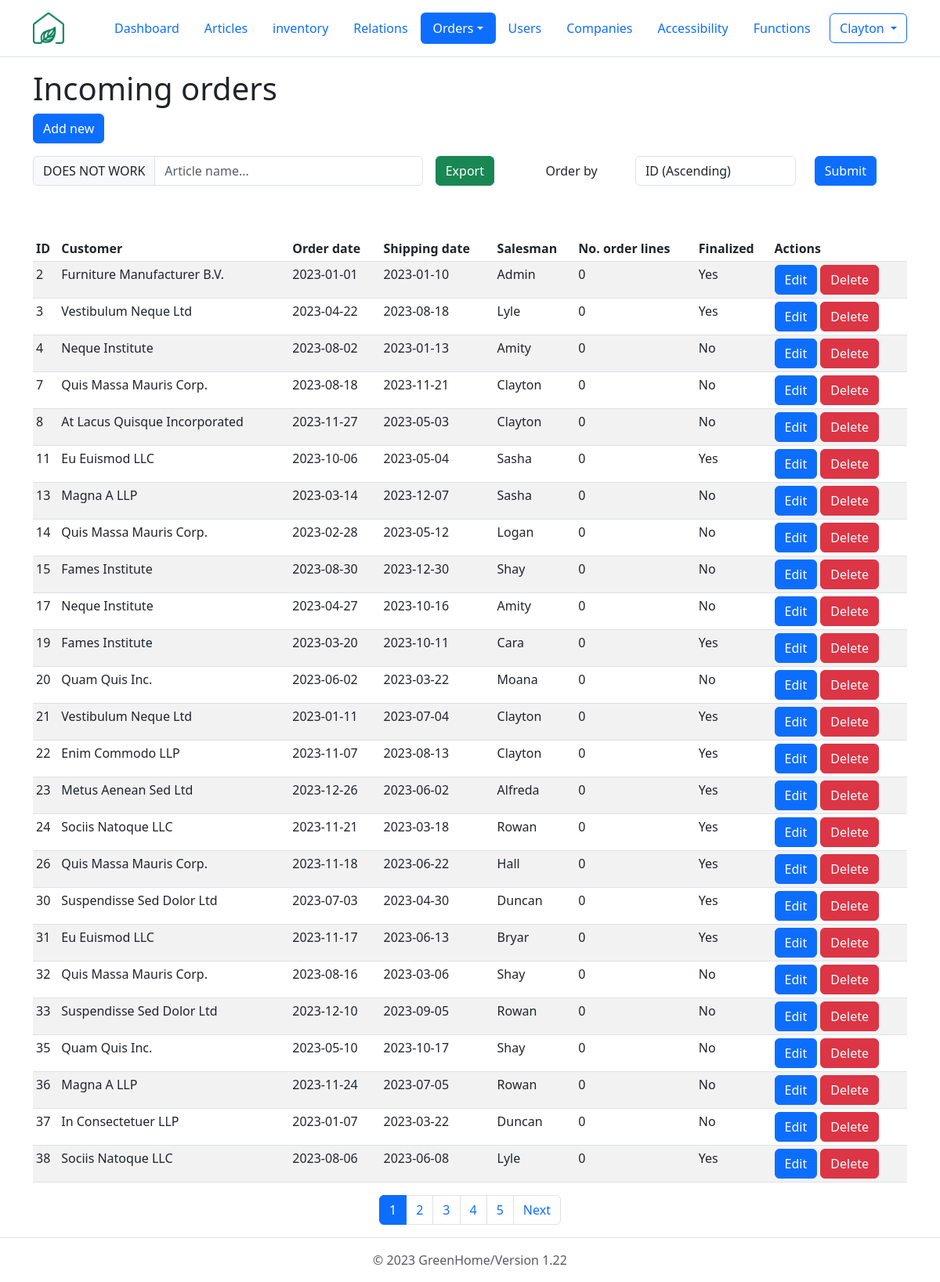
Page /php/orders/GUI_incoming.php (signed in) on the committed database.
### tables this page shows
CREATE TABLE orders (
  id int(10) NOT NULL, 
  order_date date NOT NULL, 
  shipping_date date NOT NULL, 
  order_type tinyint(1) NOT NULL, 
  employee_id int(10) NOT NULL, 
  relation_id int(10) NOT NULL, 
  company_id int(10) NOT NULL,
  is_finalized tinyint(1) NOT NULL DEFAULT 0
);

CREATE TABLE relations (
  id int(10) NOT NULL, 
  name varchar(255) NOT NULL, 
  street varchar(255) NOT NULL, 
  house_nr varchar(10), 
  zip_code varchar(50) NOT NULL, 
  city varchar(255) NOT NULL, 
  country_code char(2) NOT NULL, 
  email_adress varchar(255) NOT NULL, 
  phone_number varchar(22) NOT NULL 
);

CREATE TABLE employees (
  id int(10) NOT NULL, 
  first_name char(255) NOT NULL, 
  last_name char(255) NOT NULL, 
  email_adress varchar(255) NOT NULL UNIQUE, 
  password varchar(255) NOT NULL, 
  company_id int(10) NOT NULL, 
  function_name varchar(10) NOT NULL, 
  is_active tinyint(1) DEFAULT 1 
);

### php/orders/GUI_incoming.php (the view, shortened to what this page needs)
<?php
require_once '../include/db_connect.php';
?>
<!DOCTYPE html>
<html lang="en" class="h-100" data-bs-theme="light">
<head>
  <link href="https://cdn.jsdelivr.net/npm/bootstrap@5.3.0-alpha1/dist/css/bootstrap.min.css" rel="stylesheet">
</head>
<body class="d-flex flex-column h-100">
<body class="d-flex flex-column h-100">
  <header class="p-3 mb-3 border-bottom">
    <div class="container">
      <div class="d-flex flex-wrap align-items-center justify-content-center justify-content-lg-start">
        <a href="../../dashboard.php" class="d-flex align-items-center mb-2 mb-lg-0 text-dark text-decoration-none me-5">
          <img src="../../images/logo.png" alt="company logo" srcset="" width="40" height="40">
        </a>
        <ul class="nav col-12 col-lg-auto me-lg-auto mb-2 justify-content-c�enter mb-md-0 nav-pills">
          <li class="nav-item"><a href="../../dashboard.php" class="nav-link">Dashboard</a></li>
          <li class="nav-item"><a href="../articles/GUI_articles.php" class="nav-link" >Articles</a></li>
          <li class="nav-item"><a href="../stock/GUI_stock.php" class="nav-link" >inventory</a></li>
          <li class="nav-item"><a href="../relations/GUI_relations.php" class="nav-link" aria-current="page" >Relations</a></li>
          <li class="nav-item dropdown">
            <a class="nav-link active dropdown-toggle" data-bs-toggle="dropdown" href="#" role="button" aria-expanded="false">Orders</a>
          </li>
          <li class="nav-item"><a href="../users/GUI_users.php" class="nav-link" aria-current="page">Users</a></li>
          <li class="nav-item"><a href="../companies/GUI_companies.php" class="nav-link">Companies</a></li>
          <li class="nav-item"><a href="../accessibilities/GUI_accessibilities.php" class="nav-link">Accessibility</a></li>
          <li class="nav-item"><a href="../functions/GUI_functions.php" class="nav-link">Functions</a></li>
        </ul>
        <?php
          if(isset($_SESSION['user_id'])):?>
            <div class='dropdown text-end'>
            <button class="btn btn-outline-primary dropdown-toggle" type="button" data-bs-toggle="dropdown" aria-expanded="false">
            <?=$_SESSION['user_name']?>
          </button>
          </div>
          <?php else :?>
            <div class='nav-item ml-auto'>
            <a href='php/users/GUI_login.php' class='btn btn-outline-primary'>Login</a>
            </div>
          <?php endif;?>
      </div>
    </div>
  </header>
    <div class="container">
      <h1>Incoming orders</h1>
      <button class='btn btn-primary' data-bs-toggle='modal' data-bs-target='#newOrderModal'>Add new</button>
      <br>
    <div class="d-flex align-items-center mb-5">
      <div class="input-group my-3 me-3">
        <span class="input-group-text" id="tableSearchBar">DOES NOT WORK</span>
        <input type="text" class="form-control" id="searchInput" placeholder="Article name..." aria-label="articlename" aria-describedby="tableSearchBar" onkeyup="tableSearch()">
      </div>
      <a href="../include/exportData.php?report=exportOrders&type=incoming" class="btn btn-success my-3">Export</a>
      <div class="container d-flex align-items-center justify-content-end my-3 me-3">
        <form method="get">
          <div class="form-group row align-items-center">
            <label for="order_by" class="col-sm-3 col-form-label">Order by</label>
            <div class="col-sm-6">
              <select class="form-control" id="order_by" name="order_by">
                <option value="id_asc">ID (Ascending)</option>
              </select>
            </div>
            <div class="col-sm-3">
              <button type="submit" class="btn btn-primary">Submit</button>
            </div>
          </div>
        </form>
      </div>
    </div>
      <table class="table table-striped table-sm" id="table">
        <thead>
          <tr>
            <th>ID</th>
            <th>Customer</th>
            <th>Order date</th>
            <th>Shipping date</th>
            <th>Salesman</th>
            <th>No. order lines</th>
            <th>Finalized</th>
            <th>Actions</th>
          </tr>
        </thead>
        <tbody>
        <?php
        $records_per_page = 25;
        $sql_count = "SELECT COUNT(*) AS count FROM orders WHERE order_type = 0";
        $result_count = $connection->query($sql_count);
        $row_count = $result_count->fetch_assoc();
        $total_records = $row_count['count'];
        $total_pages = ceil($total_records / $records_per_page);
        $current_page = isset($_GET['page']) && is_numeric($_GET['page']) ? (int)$_GET['page'] : 1;
        $offset = ($current_page - 1) * $records_per_page;
        if(isset($_GET["order_by"])){
          $get_order_by = $_GET["order_by"];
          switch($get_order_by) {
            case "id_asc":
              $order_by = "id ASC";
              break;
            case "id_desc":
              $order_by = "id DESC";
              break;
            case "order_date_asc":
              $order_by = "order_date ASC";
              break;
            case "order_date_desc":
              $order_by = "order_date DESC";
              break;
            case "shipping_date_asc":
              $order_by = "shipping_date ASC";
              break;
            case "shipping_date_desc":
              $order_by = "shipping_date DESC";
              break;
            case "num_lines_asc":
              $order_by = "num_of_lines ASC";
              break;
            case "num_lines_desc":
              $order_by = "num_of_lines DESC";
              break;
            default:
              $order_by = "id ASC";
          }
        } else {
          $order_by = "id ASC";
        }
        $sql = "SELECT orders.id as id, relations.name as name, orders.order_date as order_date, orders.shipping_date as shipping_date, COUNT(order_lines.order_id) AS num_of_lines, employees.first_name as verkoper_name, IF(orders.is_finalized = 1, 'Yes', 'No') as is_finalized
        FROM orders
        JOIN relations
          ON orders.relation_id = relations.id
        JOIN employees
          ON orders.employee_id = employees.id
        LEFT JOIN order_lines
          ON orders.id = order_lines.order_id
        WHERE order_type = 0
        GROUP BY orders.id
        ORDER BY $order_by
        LIMIT $records_per_page
        OFFSET $offset;";
        $result = $connection->query($sql);
        while($row = $result->fetch_assoc()) {
          echo "<tr>
          <td>$row[id]</td>
          <td>$row[name]</td>
          <td>$row[order_date]</td>
          <td>$row[shipping_date]</td>
          <td>$row[verkoper_name]</td>
          <td>$row[num_of_lines]</td>
          <td>$row[is_finalized]</td>
          <td>
            <a class='btn btn-primary' href='GUI_orderEdit.php?id=$row[id]'>Edit</a>
            <a class='btn btn-danger' href='controller_orders.php?id=$row[id]&action=delete&order_type=outgoing'>Delete</a>
          </td>
          </tr>";
        }
        ?>
        </tbody>
      </table>
      <?php if ($total_pages > 1): ?>
          <nav aria-label="Page navigation">
            <ul class="pagination justify-content-center">
              <?php
                $start_page = max(1, $current_page - 5);
                $end_page = min($total_pages, $current_page + 5);
                for ($i = $start_page; $i <= $end_page; $i++):
              ?>
                <li class="page-item<?= $current_page == $i ? ' active' : '' ?>">
                  <a class="page-link" href="?page=<?= $i ?>"><?= $i ?></a>
                </li>
              <?php endfor; ?>
              <?php if ($current_page < $total_pages): ?>
                <li class="page-item"><a class="page-link" href="?page=<?= $current_page + 1 ?>">Next</a></li>
              <?php endif; ?>
            </ul>
          </nav>
        <?php endif; ?>
    </div>
</body>
<?php
  require_once '..\include\footer.php'?>
</html>

### rows in the picture
orders: id "2", relation.name "Furniture Manufacturer B.V.", order_date "2023-01-01", shipping_date "2023-01-10", employee.first_name "Admin", row "0", row "Yes"
orders: id "3", relation.name "Vestibulum Neque Ltd", order_date "2023-04-22", shipping_date "2023-08-18", employee.first_name "Lyle", row "0", row "Yes"
orders: id "4", relation.name "Neque Institute", order_date "2023-08-02", shipping_date "2023-01-13", employee.first_name "Amity", row "0", row "No"
orders: id "7", relation.name "Quis Massa Mauris Corp.", order_date "2023-08-18", shipping_date "2023-11-21", employee.first_name "Clayton", row "0", row "No"
orders: id "8", relation.name "At Lacus Quisque Incorporated", order_date "2023-11-27", shipping_date "2023-05-03", employee.first_name "Clayton", row "0", row "No"
orders: id "11", relation.name "Eu Euismod LLC", order_date "2023-10-06", shipping_date "2023-05-04", employee.first_name "Sasha", row "0", row "Yes"
orders: id "13", relation.name "Magna A LLP", order_date "2023-03-14", shipping_date "2023-12-07", employee.first_name "Sasha", row "0", row "No"
orders: id "14", relation.name "Quis Massa Mauris Corp.", order_date "2023-02-28", shipping_date "2023-05-12", employee.first_name "Logan", row "0", row "No"
orders: id "15", relation.name "Fames Institute", order_date "2023-08-30", shipping_date "2023-12-30", employee.first_name "Shay", row "0", row "No"
orders: id "17", relation.name "Neque Institute", order_date "2023-04-27", shipping_date "2023-10-16", employee.first_name "Amity", row "0", row "No"
orders: id "19", relation.name "Fames Institute", order_date "2023-03-20", shipping_date "2023-10-11", employee.first_name "Cara", row "0", row "Yes"
orders: id "20", relation.name "Quam Quis Inc.", order_date "2023-06-02", shipping_date "2023-03-22", employee.first_name "Moana", row "0", row "No"
orders: id "21", relation.name "Vestibulum Neque Ltd", order_date "2023-01-11", shipping_date "2023-07-04", employee.first_name "Clayton", row "0", row "Yes"
orders: id "22", relation.name "Enim Commodo LLP", order_date "2023-11-07", shipping_date "2023-08-13", employee.first_name "Clayton", row "0", row "Yes"
orders: id "23", relation.name "Metus Aenean Sed Ltd", order_date "2023-12-26", shipping_date "2023-06-02", employee.first_name "Alfreda", row "0", row "Yes"
orders: id "24", relation.name "Sociis Natoque LLC", order_date "2023-11-21", shipping_date "2023-03-18", employee.first_name "Rowan", row "0", row "Yes"
orders: id "26", relation.name "Quis Massa Mauris Corp.", order_date "2023-11-18", shipping_date "2023-06-22", employee.first_name "Hall", row "0", row "Yes"
orders: id "30", relation.name "Suspendisse Sed Dolor Ltd", order_date "2023-07-03", shipping_date "2023-04-30", employee.first_name "Duncan", row "0", row "Yes"
orders: id "31", relation.name "Eu Euismod LLC", order_date "2023-11-17", shipping_date "2023-06-13", employee.first_name "Bryar", row "0", row "Yes"
orders: id "32", relation.name "Quis Massa Mauris Corp.", order_date "2023-08-16", shipping_date "2023-03-06", employee.first_name "Shay", row "0", row "No"
orders: id "33", relation.name "Suspendisse Sed Dolor Ltd", order_date "2023-12-10", shipping_date "2023-09-05", employee.first_name "Rowan", row "0", row "No"
orders: id "35", relation.name "Quam Quis Inc.", order_date "2023-05-10", shipping_date "2023-10-17", employee.first_name "Shay", row "0", row "No"
orders: id "36", relation.name "Magna A LLP", order_date "2023-11-24", shipping_date "2023-07-05", employee.first_name "Rowan", row "0", row "No"
orders: id "37", relation.name "In Consectetuer LLP", order_date "2023-01-07", shipping_date "2023-03-22", employee.first_name "Duncan", row "0", row "No"
orders: id "38", relation.name "Sociis Natoque LLC", order_date "2023-08-06", shipping_date "2023-06-08", employee.first_name "Lyle", row "0", row "Yes"

### other values in the picture
$_SESSION['user_name'] "Clayton"
